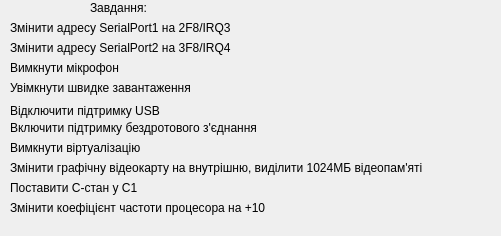
   <widget class="QWidget" name="widget" native="true">
    <property name="geometry">
     <rect>
      <x>740</x>
      <y>470</y>
      <width>501</width>
      <height>236</height>
     </rect>
    </property>
    <widget class="QLabel" name="label_11">
     <property name="geometry">
      <rect>
       <x>10</x>
       <y>200</y>
       <width>311</width>
       <height>16</height>
      </rect>
     </property>
     <property name="text">
      <string>Змінити коефіцієнт частоти процесора на +10</string>
     </property>
    </widget>
    <widget class="QLabel" name="label_10">
     <property name="geometry">
      <rect>
       <x>10</x>
       <y>180</y>
       <width>301</width>
       <height>16</height>
      </rect>
     </property>
     <property name="text">
      <string>Поставити С-стан у С1</string>
     </property>
    </widget>
    <widget class="QLabel" name="label_2">
     <property name="geometry">
      <rect>
       <x>10</x>
       <y>20</y>
       <width>261</width>
       <height>16</height>
      </rect>
     </property>
     <property name="text">
      <string>Змінити адресу SerialPort1 на 2F8/IRQ3</string>
     </property>
    </widget>
    <widget class="QLabel" name="label_9">
     <property name="geometry">
      <rect>
       <x>10</x>
       <y>160</y>
       <width>431</width>
       <height>16</height>
      </rect>
     </property>
     <property name="text">
      <string>Змінити графічну відеокарту на внутрішню, виділити 1024МБ відеопам'яті</string>
     </property>
    </widget>
    <widget class="QLabel" name="label_8">
     <property name="geometry">
      <rect>
       <x>10</x>
       <y>120</y>
       <width>281</width>
       <height>16</height>
      </rect>
     </property>
     <property name="text">
      <string>Включити підтримку бездротового з'єднання</string>
     </property>
    </widget>
    <widget class="QLabel" name="label_4">
     <property name="geometry">
      <rect>
       <x>10</x>
       <y>60</y>
       <width>221</width>
       <height>16</height>
      </rect>
     </property>
     <property name="text">
      <string>Вимкнути мікрофон</string>
     </property>
    </widget>
    <widget class="QLabel" name="label_7">
     <property name="geometry">
      <rect>
       <x>10</x>
       <y>140</y>
       <width>251</width>
       <height>16</height>
      </rect>
     </property>
     <property name="text">
      <string>Вимкнути віртуалізацію</string>
     </property>
    </widget>
    <widget class="QLabel" name="label_6">
     <property name="geometry">
      <rect>
       <x>10</x>
       <y>100</y>
       <width>181</width>
       <height>21</height>
      </rect>
     </property>
     <property name="text">
      <string>Відключити підтримку USB</string>
     </property>
    </widget>
    <widget class="QLabel" name="label_5">
     <property name="geometry">
      <rect>
       <x>10</x>
       <y>80</y>
       <width>181</width>
       <height>16</height>
      </rect>
     </property>
     <property name="text">
      <string>Увімкнути швидке завантаження</string>
     </property>
    </widget>
    <widget class="QLabel" name="label_12">
     <property name="geometry">
      <rect>
       <x>90</x>
       <y>0</y>
       <width>81</width>
       <height>16</height>
      </rect>
     </property>
     <property name="text">
      <string>Завдання:</string>
     </property>
    </widget>
    <widget class="QLabel" name="label_3">
     <property name="geometry">
      <rect>
       <x>10</x>
       <y>40</y>
       <width>261</width>
       <height>16</height>
      </rect>
     </property>
     <property name="text">
      <string>Змінити адресу SerialPort2 на 3F8/IRQ4</string>
     </property>
    </widget>
   </widget>
